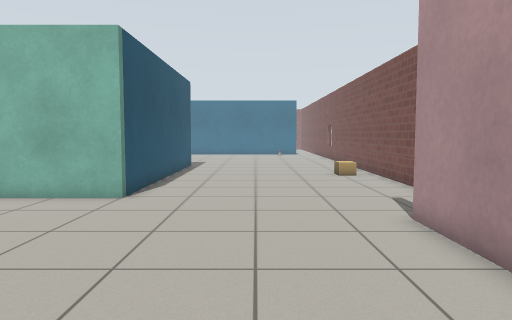
View 1 (above)

21 first-person views from a walk through a world built for the Gazebo simulator. The camera is 0.94 m above the floor, tilts 4° down and sees 70° across. The floor is counted in squares, 0.5 m on a side. Each view is taken from the middle of a square. On the plan, view 1 faces up. The plan holds only what a view shows up to about 18 squares ahead; the rest is blank. The place goes on beyond the plan. Robots are left out. Gazebo's built-in surfaces are drawn with simple patterns.

View 2
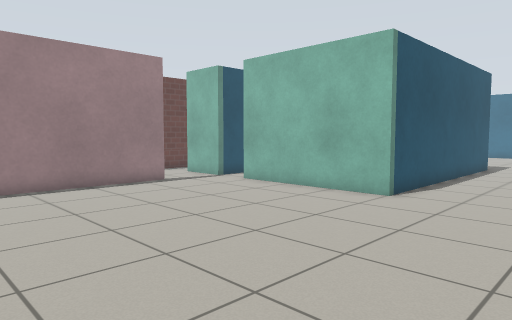

View 3
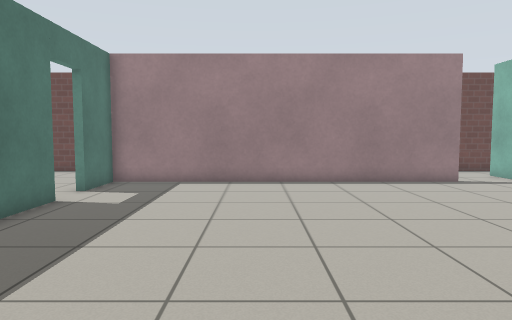

View 4
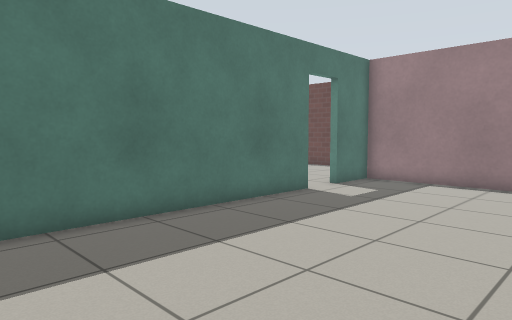

View 5
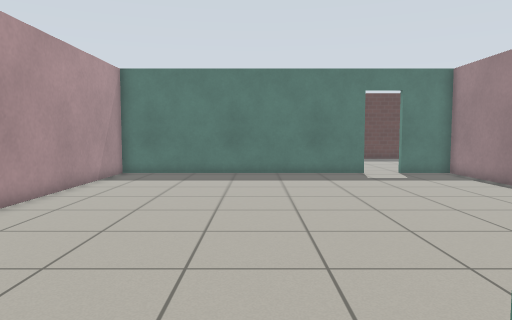

View 6
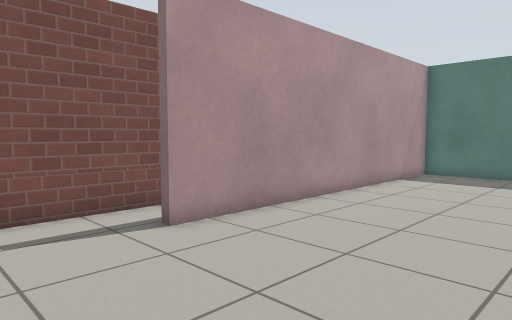

View 7
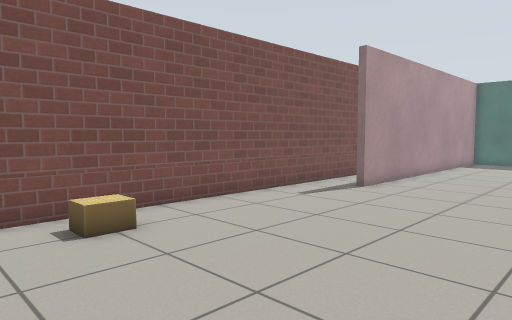

View 8
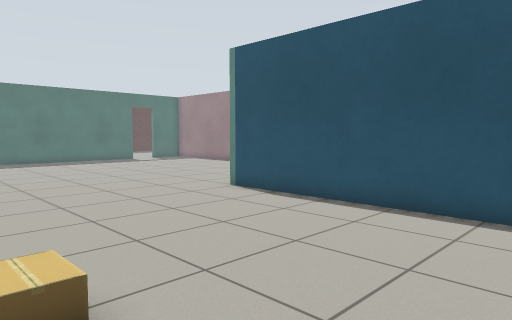

View 9
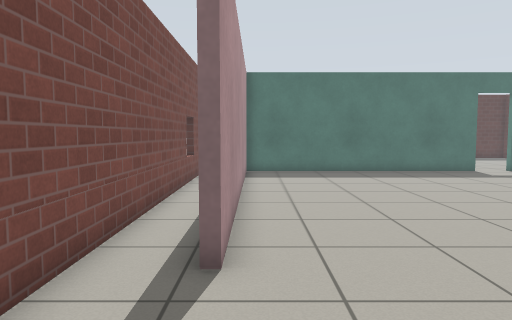

View 10
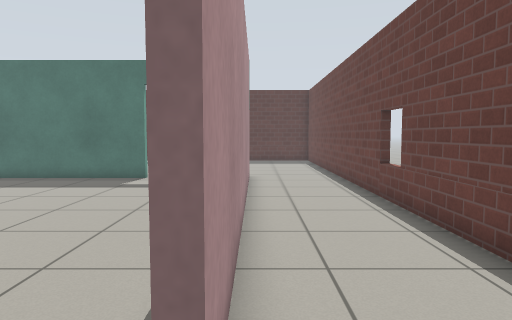

View 11
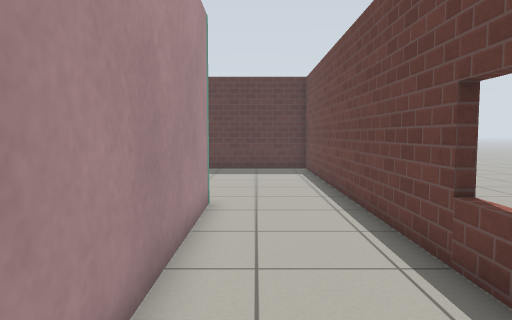

View 12
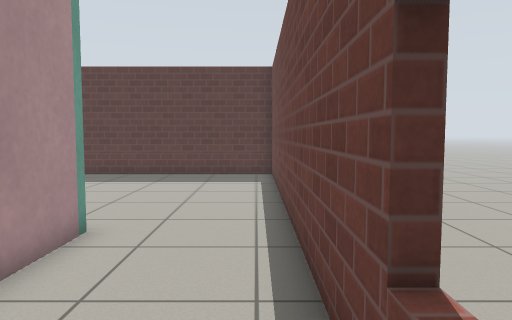

View 13
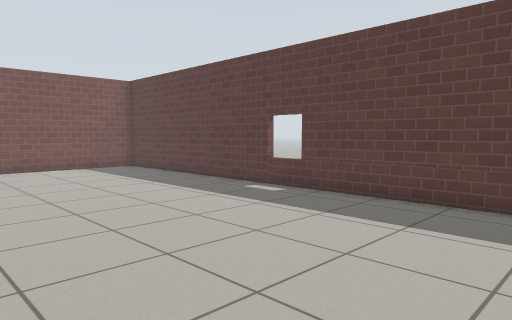

View 14
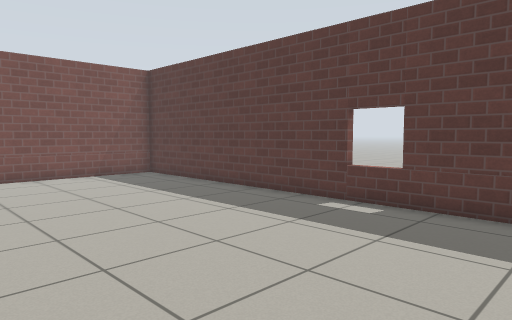

View 15
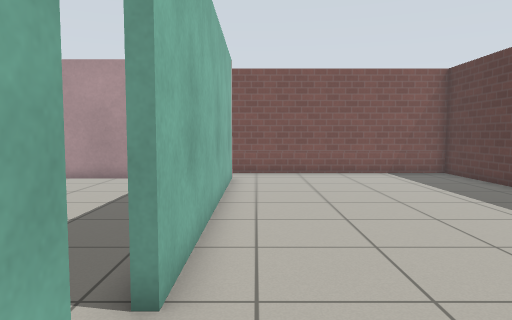

View 16
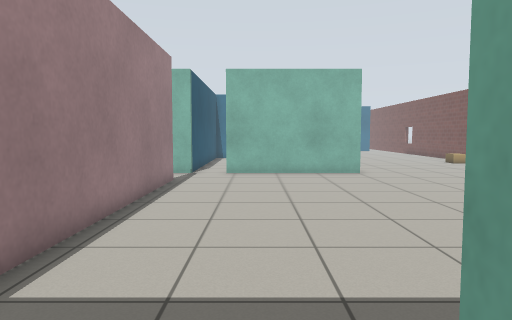

View 17
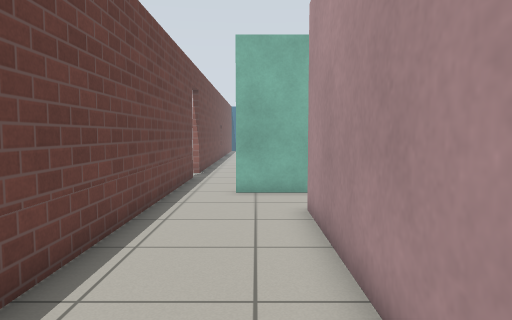

View 18
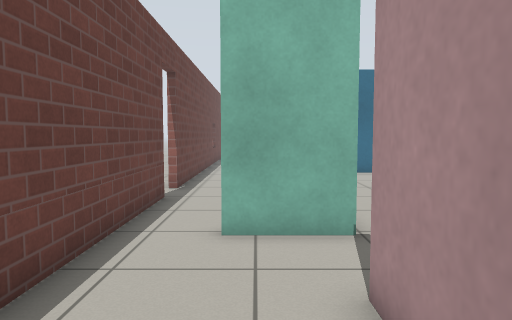

View 19
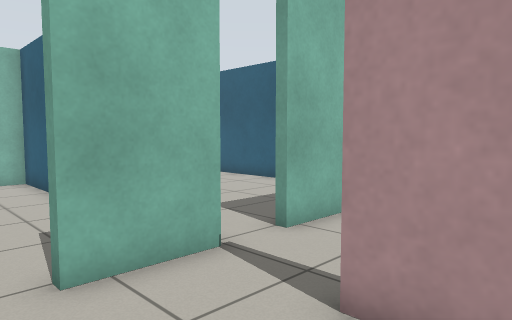

View 20
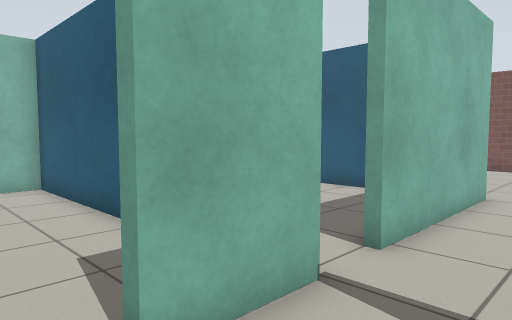

View 21
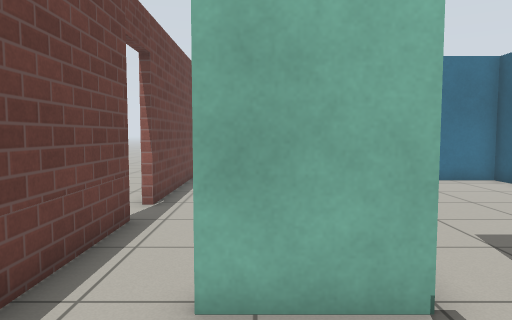

### Floor plan
Points are (right, up) in squares from view 1. A wall is a line through its corners. A room is listed if a view was taken in it or the views show most of it. See-through windows are left out.
Room 1 (views 1, 2, 3, 4, 5, 6, 7, 8, 9)
walls: (-12.4, 8.1) (-12.4, -5.7) (-10, -5.7); (5.6, -3.9) (5.6, 18.6); (-8.4, -5.7) (3.5, -5.7) (3.5, 8) (3.9, 8); (-3.9, 20.8) (-3.9, 10.7) (-10.5, 10.7)
ways out: opening at (-12.5, 9.5) to room 2; opening at (5, -7) to room 2; open door at (-9.5, -6) to room 2; opening at (-11, 11)
objects: cardboard box (4, 17) to (5, 18)
Room 2 (views 10, 11, 12, 13, 14, 15, 16, 17, 18, 19, 20, 21)
walls: (-10, -6) (-10.6, -6); (-12.7, -6) (-12.7, 8.1); (3.9, -6) (-8.2, -6); (-12.1, 10.7) (-14.8, 10.7); (-16.8, 11.5) (-16.8, -16.2) (5.6, -16.2) (5.6, -5.8)
ways out: opening at (-12.5, 9.5) to room 1; opening at (5, -7) to room 1; open door at (-9.5, -6) to room 1; opening at (-15.5, 11)

Where each view was taken, in squares from view 1:
view 1: 0 up, 0 right, facing up
view 2: 0 up, 1 right, facing up-left
view 3: 0 up, 2 right, facing left
view 4: 2 up, 2 right, facing down-left
view 5: 12 up, 3 left, facing down
view 6: 12 up, 3 left, facing down-right
view 7: 20 up, 3 left, facing down-right
view 8: 21 up, 5 right, facing down-left
view 9: 13 up, 3 right, facing down
view 10: 10 up, 13 left, facing down
view 11: 4 up, 14 left, facing down
view 12: 1 up, 16 left, facing down
view 13: 6 down, 15 left, facing down-right
view 14: 7 down, 11 left, facing down-right
view 15: 7 down, 12 left, facing right
view 16: 7 down, 9 left, facing up
view 17: 1 down, 14 left, facing up
view 18: 4 up, 14 left, facing up
view 19: 6 up, 16 left, facing up-right
view 20: 8 up, 16 left, facing up-right
view 21: 7 up, 14 left, facing up
